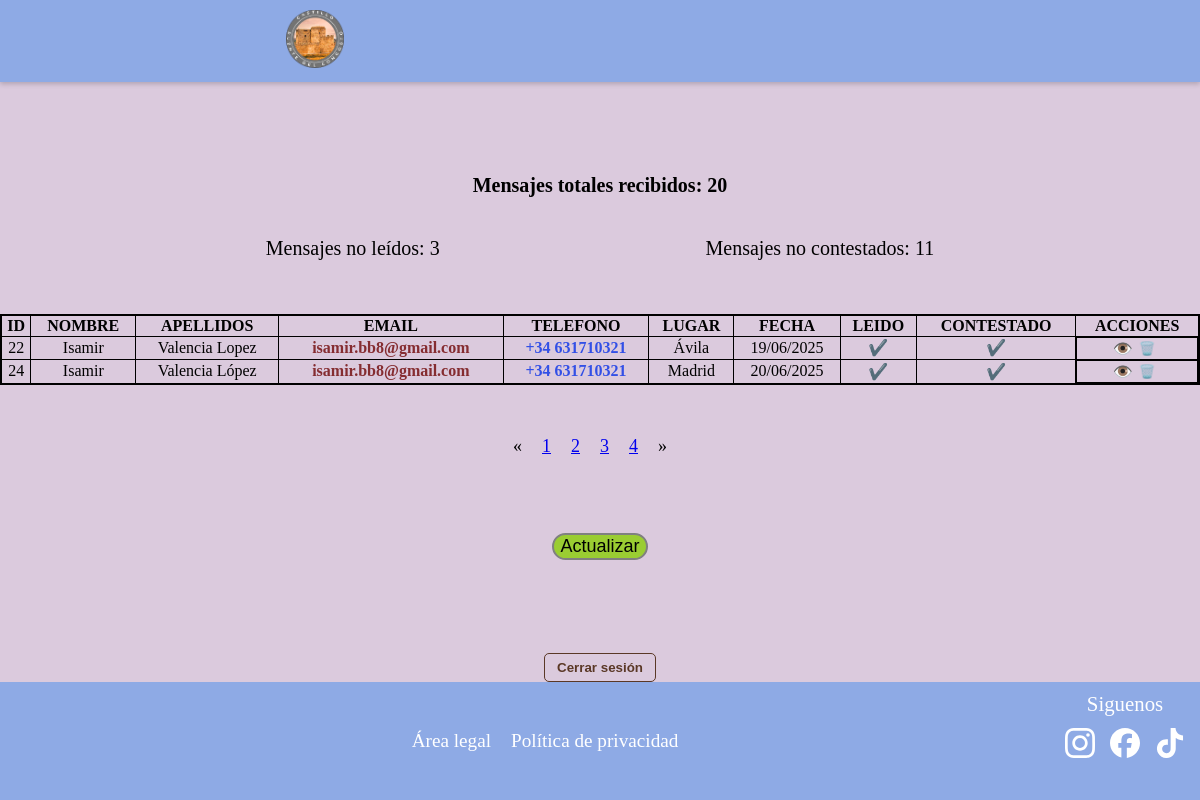
Page /chat/ (signed in) on the committed database.
### appcastillocongosto/models.py (models this page shows, shortened)
class Contacto(models.Model):
    id = models.AutoField(primary_key=True)
    nombre = models.CharField("Nombre", max_length=25, null=True)
    apellidos = models.CharField("Apellidos", max_length=100, null=True, blank=True)
    email = models.CharField("Email", max_length=100, null=True, blank=True)
    telefono = models.CharField("Telefono", max_length=15, null=True, blank=True)
    lugar = models.CharField("Lugar", max_length=100, null=True, blank=True)
    fecha = models.DateTimeField("Fecha y Hora", default=timezone.now)
    mensaje = models.TextField("Mensaje")
    leido = models.BooleanField("Leido", default=False)
    contestado = models.BooleanField("Contestado", default=False)
    class Meta:
        verbose_name = "Contacto"
        verbose_name_plural = "Contactos"
        ordering = ['nombre']

### appcastillocongosto/views.py (the view)
# urls.py: path('chat/', views.chat, name='chat'),
@login_required(login_url='login')
def chat(request):
    lista_contactos = Contacto.objects.all().order_by('leido')
    numcontactos = Contacto.objects.count()
    numleidos = Contacto.objects.filter(leido=False).count()
    numcontestados = Contacto.objects.filter(contestado=False).count()
    page = request.GET.get('page')
    paginator = Paginator(lista_contactos, 6)
    if page == None:
        print(" page recibe fuera de get o post NONE ="+ str(page))
        page = paginator.num_pages
        request.session["pagina"] = page
    else:
        print(" page recibe este del nonede geo o post="+ str(page))
        request.session["pagina"] = page
    if request.method == 'GET':
        pagina = request.session["pagina"]
        print(" page recibe en GET=" + str(pagina))
    if request.method == 'POST':
        pagina = request.session["pagina"]
        print(" page recibe en POST= " +str(pagina))
    if "pagina" in request.session:
        page = request.session["pagina"]
        print(" page recibe de sesion=" +str(page))
    try:
        lista_contactos = paginator.get_page(page)
    except PageNotAnInteger:
        lista_contactos = paginator.page(1)
    except EmptyPage:
        lista_contactos = paginator.page(paginator.num_pages)
    if request.method == 'POST':
        return redirect('chat')
    context = {'lista_contactos': lista_contactos, 'numleidos': numleidos, 'numcontestados': numcontestados, 'numcontactos': numcontactos}
    return render(request, 'chat.html', context=context)

### templates/chat.html (shortened to what this page needs)
{% extends "base2.html" %}
{% load static %}
{% block head %}
<link rel="stylesheet" href="{% static 'css/chat.css' %}">
{% endblock %}
{% block content %}
<br><br><br><br>
<div class="chat">
    <div class="num-mensajes">
        <div class="num-mensajes1">
            <p class="num-mensajes-text">Mensajes totales recibidos: {{ numcontactos }}</p>
        </div>
        <div class="num-mensajes2">
            <p class="num-mensajes-text">Mensajes no leídos: {{ numleidos }}</p>
            <p class="num-mensajes-text">Mensajes no contestados: {{ numcontestados }}</p>
        </div>
    </div>
    <div class="tabla-responsive">
        <div class="tabla">
            <table>
                <thead>
                    <th class="th-chat">ID</th>
                    <th class="th-chat">NOMBRE</th>
                    <th class="th-chat">APELLIDOS</th>
                    <th class="th-chat">EMAIL</th>
                    <th class="th-chat">TELEFONO</th>
                    <th class="th-chat">LUGAR</th>
                    <th class="th-chat">FECHA</th>
                    <th class="th-chat">LEIDO</th>
                    <th class="th-chat">CONTESTADO</th>
                    <th class="th-chat">ACCIONES</th>
                </thead>
                <tbody>
                    {% for i in lista_contactos %}
                        <tr>
                            <td> {{ i.id }}</td>
                            <td> {{ i.nombre }}</td>
                            <td> {{ i.apellidos }}</td>
                            <td><a href="https://mail.google.com/mail/?view=cm&to={{ i.email }}" target="_blank" class="email">{{ i.email }}</a></td>
                            <td><a href="{% url 'ver_contacto' id=i.id %}" target="_blank" class="telefono">{% if i.telefono|length > 9 %}{{ i.telefono }}{% else %}+34 {{ i.telefono }}{% endif %}</a></td>
                            <td> {{ i.lugar }}</td>
                            <td> {{ i.fecha|date:"d/m/Y" }}</td>
                            <td> {% if i.leido %}✔️{% else %}❌{% endif %}</td>
                            <td> {% if i.contestado %}✔️{% else %}❌{% endif %}</td>
                            <td class="acciones">
                                <a class="boton-accion" href="{% url 'ver_mensaje' id=i.id %}" title="Ver mensaje">👁️</a>
                                <form method="post" action="{% url 'eliminar_contacto' id=i.id %}">
                                    <button type="submit" class="boton-accion eliminar" title="Eliminar contacto" onclick="return confirm('¿Estás seguro de que quieres eliminar este contacto?');">🗑️</button>
                                </form>
                            </td>
                        </tr>
                    {% endfor %}
                </tbody>
            </table>
        </div>
    </div>
    {% if lista_contactos.has_other_pages %}
        <font size="4">
            <ul class="pagination">
                {% if lista_habilidades.has_previous %}
                    <li><a href="?page={{ lista_contactos.previous_page_numbre }}">&laquo;</a></li>
                {% else %}
                    <li class="disabled"><span>&laquo;</span></li>
                {% endif %}
                {% for i in lista_contactos.paginator.page_range %}
                    {% if reservas.number == i %}
                        <li class="active"><span>{{ i }}<span class="sr-only">(current)</span></span></li>
                    {% else %}
                        <li><a href="?page={{ i }}">{{ i }}</a></li>
                    {% endif %}
                {% endfor %}
                {% if lista_contactos.has_next %}
                    <li><a href="?page={{ lista_contactos.next_page_number }}">&raquo;</a></li>
                {% else %}
                    <li class="disabled"><span>&raquo;</span></li>
                {% endif %}
            </ul>
        </font>
    {% endif %}
    <div class="btn-actualizar">
        <form method="post">
            <input type="submit" value="Actualizar" class="btn-actualizar-text">
        </form>
    </div>
    {% if user.is_authenticated %}
        <form method="post" action="{% url 'logout' %}" style=" text-align: center; margin-top: 5%;">
        <button type="submit" class="boton-cerrar-sesion">Cerrar sesión</button>
    </form>
    {% endif %}
</div>
{% endblock content %}

### static/css/chat.css (style rules this page uses)
body { background: #dbcadd; min-height: 100vh; margin: 0; padding: 0; display: flex; flex-direction: column; }
.chat { flex: 1; display: flex; flex-direction: column; justify-content: space-between; }
.tabla-responsive { width: 100%; overflow-x: auto; overflow-y: auto; }
.tabla table { border: 2px solid black; min-width: 860px; width: 100%; border-collapse: collapse; }
.acciones { display: flex; justify-content: center; }
.boton-accion { text-decoration: none; }
.boton-accion.eliminar { background: none; border: none; cursor: pointer; }
.num-mensajes { display: flex; flex-direction: column; align-items: center; justify-content: space-evenly; }
.num-mensajes1 { font-weight: bolder; }
.num-mensajes2 { display: flex; justify-content: space-evenly; width: 100%; }
.num-mensajes-text { font-size: 20px; }
.email { text-decoration: none; color: rgba(112, 6, 6, 0.802); font-weight: bold; }
.telefono { text-decoration: none; color: rgba(8, 49, 233, 0.801); font-weight: bold; }
.btn-actualizar { padding-top: 2%; display: flex; justify-content: center; }
.btn-actualizar-text { background: yellowgreen; border-radius: 20px; border: 2px solid grey; font-size: 18px; cursor: pointer; }
table { margin: 0; border: 1px solid black; border-collapse: collapse; }
th, td { border: 0.5px solid black; padding: 1px; text-align: center; white-space: nowrap; }
.pagination { display: flex; justify-content: center; margin-right: 5%; }
.boton-cerrar-sesion { background: none; border: 1px solid #5a3826; color: #5a3826; padding: 6px 12px; border-radius: 5px; text-decoration: none; font-weight: bold; transition: background 0.3s, color 0.3s; cursor: pointer; }

### static/css/footer.css (style rules this page uses)
ul { list-style: none; display: flex; }
li { padding-inline: 10px; }

### templates/base2.html (style rules this page uses)
html { overflow-y: scroll; }
body { margin: 0; }

### rows in the picture
Contacto: id "22", nombre "Isamir", apellidos "Valencia Lopez", email "isamir.bb8@gmail.com", telefono "631710321", lugar "Ávila", fecha "19/06/2025"
Contacto: id "24", nombre "Isamir", apellidos "Valencia López", email "isamir.bb8@gmail.com", telefono "631710321", lugar "Madrid", fecha "20/06/2025"

### other values in the picture
{{ numcontactos }} "20"
{{ numleidos }} "3"
{{ numcontestados }} "11"
{{ i }} "1" "2" "3" "4"
